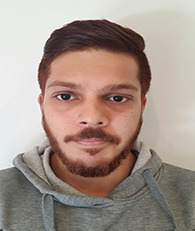
#> input picture Computer Vision/Face Detection/dataset/new/1.png, 195 x 231 px; its folder holds 4 pictures in this run
$ jupyter execute Untitled.ipynb
#> lines starting #> are read from the running program, lines starting #| are printed output that depends on the picture
[cell 1]
import PIL
from PIL import Image
import matplotlib.pyplot as plt
import random
import numpy as np
import glob
from heapq import nsmallest
import os
c=0
for file in os.listdir("new"):
    if file.endswith('.png'):
        face = Image.open("new/"+file).convert('L')
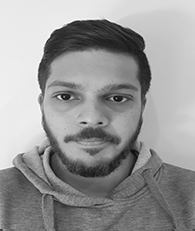
#> face: PIL image 195x231 L; min 5, max 255, mean 151.5
        name = 'Subjetc16 '+str(c)+'.png'
        face.save(name)
        c+=1
#> pass 2 of the loop `for file in os.listdir("new"):`:
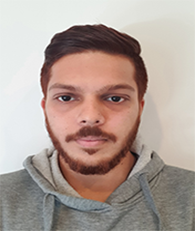
#> input picture Computer Vision/Face Detection/dataset/new/10.png, 195 x 231 px
#> `face = Image.open("new/"+file).convert('L')`:
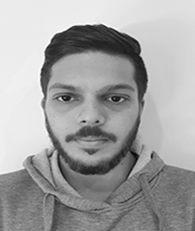
#> face: PIL image 195x231 L; min 7, max 255, mean 162.5
#> pass 3 of the loop `for file in os.listdir("new"):`:
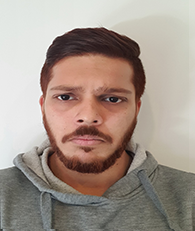
#> input picture Computer Vision/Face Detection/dataset/new/2.png, 195 x 231 px
#> `face = Image.open("new/"+file).convert('L')`:
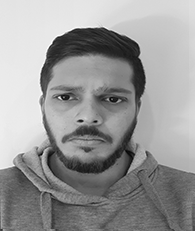
#> face: PIL image 195x231 L; min 1, max 255, mean 152.1
#> the loop made 4 passes; the first 3 are shown
